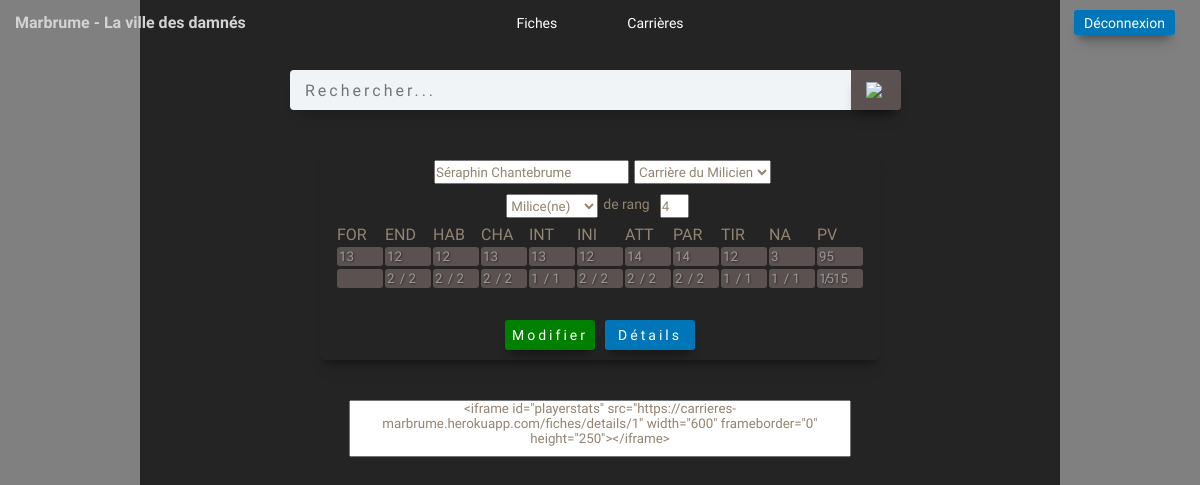
Page /fiches/1 (signed in) on the earlier database version.
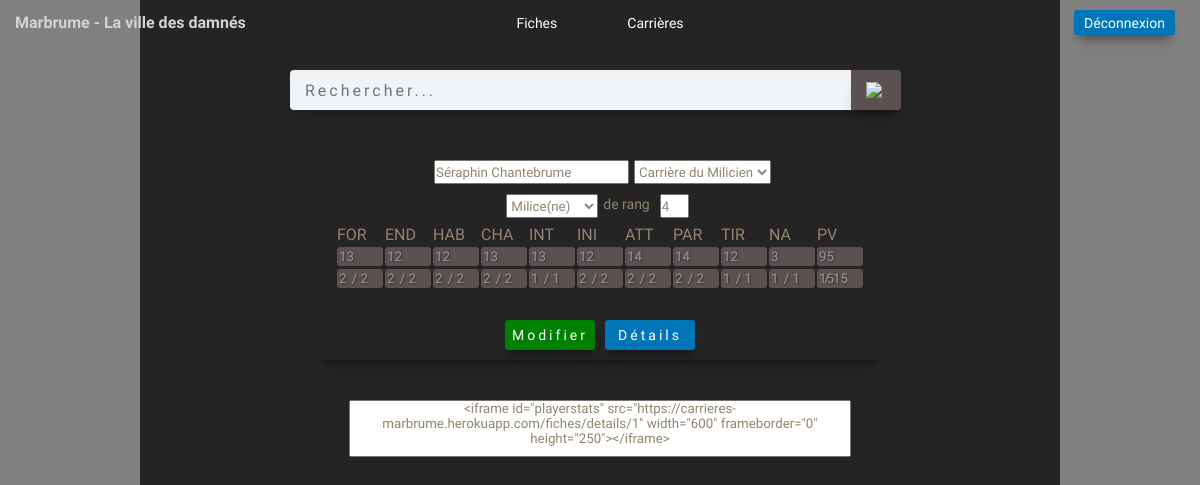
Same page on the later database version.
### carrieres/models.py (models this page shows)
class Carriere(models.Model):
    name = models.CharField(max_length=100, blank=True, null=True)
    rank = models.IntegerField(choices=RANKS, default=1, blank=True, null=True)
    For1 = models.IntegerField(blank=True, null=True)
    End1 = models.IntegerField(blank=True, null=True)
    Hab1 = models.IntegerField(blank=True, null=True)
    Char1 = models.IntegerField(blank=True, null=True)
    Int1 = models.IntegerField(blank=True, null=True)
    Ini1 = models.IntegerField(blank=True, null=True)
    Att1 = models.IntegerField(blank=True, null=True)
    Par1 = models.IntegerField(blank=True, null=True)
    Tir1 = models.IntegerField(blank=True, null=True)
    Na1 = models.IntegerField(blank=True, null=True)
    Pv1 = models.IntegerField(blank=True, null=True)
    For2 = models.IntegerField(blank=True, null=True)
    End2 = models.IntegerField(blank=True, null=True)
    Hab2 = models.IntegerField(blank=True, null=True)
    Char2 = models.IntegerField(blank=True, null=True)
    Int2 = models.IntegerField(blank=True, null=True)
    Ini2 = models.IntegerField(blank=True, null=True)
    Att2 = models.IntegerField(blank=True, null=True)
    Par2 = models.IntegerField(blank=True, null=True)
    Tir2 = models.IntegerField(blank=True, null=True)
    Na2 = models.IntegerField(blank=True, null=True)
    Pv2 = models.IntegerField(blank=True, null=True)
    For3 = models.IntegerField(blank=True, null=True)
    End3 = models.IntegerField(blank=True, null=True)
    Hab3 = models.IntegerField(blank=True, null=True)
    Char3 = models.IntegerField(blank=True, null=True)
    Int3 = models.IntegerField(blank=True, null=True)
    Ini3 = models.IntegerField(blank=True, null=True)
    Att3 = models.IntegerField(blank=True, null=True)
    Par3 = models.IntegerField(blank=True, null=True)
    Tir3 = models.IntegerField(blank=True, null=True)
    Na3 = models.IntegerField(blank=True, null=True)
    Pv3 = models.IntegerField(blank=True, null=True)
    For4 = models.IntegerField(blank=True, null=True)
    End4 = models.IntegerField(blank=True, null=True)
    Hab4 = models.IntegerField(blank=True, null=True)
    Char4 = models.IntegerField(blank=True, null=True)
    Int4 = models.IntegerField(blank=True, null=True)
    Ini4 = models.IntegerField(blank=True, null=True)
    Att4 = models.IntegerField(blank=True, null=True)
    Par4 = models.IntegerField(blank=True, null=True)
    Tir4 = models.IntegerField(blank=True, null=True)
    Na4 = models.IntegerField(blank=True, null=True)
    Pv4 = models.IntegerField(blank=True, null=True)
    created = models.TimeField(auto_now_add=True)
    def __str__(self):
        return self.name

### fiches/models.py (models this page shows, shortened)
class CharacterSheet(models.Model):
    name = models.CharField(max_length=50, blank=True, null=True)
    group = models.CharField(
        max_length=50, choices=CHOICES, default='Groupe', blank=True, null=True)
    rank = models.IntegerField(blank=True, null=True)
    path = models.ForeignKey(Carriere, on_delete=models.SET_NULL, null=True)
    For = models.IntegerField(blank=True, null=True, default=8)
    End = models.IntegerField(blank=True, null=True, default=8)
    Hab = models.IntegerField(blank=True, null=True, default=8)
    Char = models.IntegerField(blank=True, null=True, default=8)
    Int = models.IntegerField(blank=True, null=True, default=8)
    Ini = models.IntegerField(blank=True, null=True, default=8)
    Att = models.IntegerField(blank=True, null=True, default=8)
    Par = models.IntegerField(blank=True, null=True, default=8)
    Tir = models.IntegerField(blank=True, null=True, default=8)
    Na = models.IntegerField(blank=True, null=True, default=1)
    Pv = models.IntegerField(blank=True, null=True, default=60)
    For1V = models.IntegerField(blank=True, null=True, default=0)
    End1V = models.IntegerField(blank=True, null=True, default=0)
    Hab1V = models.IntegerField(blank=True, null=True, default=0)
    Char1V = models.IntegerField(blank=True, null=True, default=0)
    Int1V = models.IntegerField(blank=True, null=True, default=0)
    Ini1V = models.IntegerField(blank=True, null=True, default=0)
    Att1V = models.IntegerField(blank=True, null=True, default=0)
    Par1V = models.IntegerField(blank=True, null=True, default=0)
    Tir1V = models.IntegerField(blank=True, null=True, default=0)
    Na1V = models.IntegerField(blank=True, null=True, default=0)
    Pv1V = models.IntegerField(blank=True, null=True, default=0)
    For2V = models.IntegerField(blank=True, null=True, default=0)
    End2V = models.IntegerField(blank=True, null=True, default=0)
    Hab2V = models.IntegerField(blank=True, null=True, default=0)
    Char2V = models.IntegerField(blank=True, null=True, default=0)
    Int2V = models.IntegerField(blank=True, null=True, default=0)
    Ini2V = models.IntegerField(blank=True, null=True, default=0)
    Att2V = models.IntegerField(blank=True, null=True, default=0)
    Par2V = models.IntegerField(blank=True, null=True, default=0)
    Tir2V = models.IntegerField(blank=True, null=True, default=0)
    Na2V = models.IntegerField(blank=True, null=True, default=0)
    Pv2V = models.IntegerField(blank=True, null=True, default=0)
    For3V = models.IntegerField(blank=True, null=True, default=0)
    End3V = models.IntegerField(blank=True, null=True, default=0)
    Hab3V = models.IntegerField(blank=True, null=True, default=0)
    Char3V = models.IntegerField(blank=True, null=True, default=0)
    Int3V = models.IntegerField(blank=True, null=True, default=0)
    Ini3V = models.IntegerField(blank=True, null=True, default=0)
    Att3V = models.IntegerField(blank=True, null=True, default=0)
    Par3V = models.IntegerField(blank=True, null=True, default=0)
    Tir3V = models.IntegerField(blank=True, null=True, default=0)
    Na3V = models.IntegerField(blank=True, null=True, default=0)
    Pv3V = models.IntegerField(blank=True, null=True, default=0)
    For4V = models.IntegerField(blank=True, null=True, default=0)
    End4V = models.IntegerField(blank=True, null=True, default=0)
    Hab4V = models.IntegerField(blank=True, null=True, default=0)
    Char4V = models.IntegerField(blank=True, null=True, default=0)
    Int4V = models.IntegerField(blank=True, null=True, default=0)
    Ini4V = models.IntegerField(blank=True, null=True, default=0)
    Att4V = models.IntegerField(blank=True, null=True, default=0)
    Par4V = models.IntegerField(blank=True, null=True, default=0)
    Tir4V = models.IntegerField(blank=True, null=True, default=0)
    Na4V = models.IntegerField(blank=True, null=True, default=0)
    Pv4V = models.IntegerField(blank=True, null=True, default=0)
    created = models.TimeField(auto_now_add=True, null=True)
    class Meta:
        ordering = ['-created']

### fiches/views.py (the view)
# urls.py: path('fiches/<str:pk>', views.fiche, name="charsheet"),
@login_required(login_url='login')
def fiche(request, pk):
    fiche = CharacterSheet.objects.get(id=pk)
    form = CharacterSheetForm(instance=fiche)
    carriere = Carriere.objects.get(name=fiche.path)
    page_title = f"Carrière {fiche.name}"
    if request.method == "POST":
        form = CharacterSheetForm(request.POST)
        if form.is_valid():
            fiche = form.save(commit=False)
            fiche.save()
            return redirect('/')
    context = {'page_title': page_title,
               'fiche': fiche, 'form': form, 'carriere': carriere, 'proxy': PROXY, 'url': URL}
    return render(request, 'fiches/fiche_details.html', context)

### fiches/forms.py
class CharacterSheetForm(ModelForm):
    class Meta:
        model = CharacterSheet
        fields = '__all__'

### fiches/templates/fiches/fiche_details.html (shortened to what the changed rows need)
{% extends "base/index.html" %}
{% load static %}
{% block content %}
<div class="container">
    <div class="sheet-container">
        <form action="{% url 'edit' fiche.id %}" method="POST" name="sheet-form">
        <table class="sheet-table">
            <tr>
                {% if fiche.rank == 1 %}
                    <td><input type="number" name="For1V" min="0" max="{{carriere.For1}}" {% if carriere.For1 != None %} value="{{fiche.For1V}}"><input class="sup" type="number" placeholder="/ {{carriere.For1}}">
                        {% endif %}
                    </td>
                    <td><input type="number" name="End1V" min="0" max="{{carriere.End1}}" {% if carriere.End1 != None %} value="{{fiche.End1V}}"><input class="sup" type="number" placeholder="/ {{carriere.End1}}">
                        {% endif %}
                    </td>
                    <td><input type="number" name="Hab1V" min="0" max="{{carriere.Hab1}}" {% if carriere.Hab1 != None %} value="{{fiche.Hab1V}}"><input class="sup" type="number" placeholder="/ {{carriere.Hab1}}">
                        {% endif %}
                    </td>
                    <td><input type="number" name="Char1V" min="0" max="{{carriere.Char1}}" {% if carriere.Char1 != None %} value="{{fiche.Char1V}}"><input class="sup" type="number" placeholder="/ {{carriere.Char1}}">
                        {% endif %}
                    </td>
                    <td><input type="number" name="Int1V" min="0" max="{{carriere.Int1}}" {% if carriere.Int1 != None %} value="{{fiche.Int1V}}"><input class="sup" type="number" placeholder="/ {{carriere.Int1}}">
                        {% endif %}
                    </td>
                    <td><input type="number" name="Ini1V" min="0" max="{{carriere.Ini1}}" {% if carriere.Ini1 != None %} value="{{fiche.Ini1V}}"><input class="sup" type="number" placeholder="/ {{carriere.Ini1}}">
                        {% endif %}
                    </td>
                    <td><input type="number" name="Att1V" min="0" max="{{carriere.Att1}}" {% if carriere.Att1 != None %} value="{{fiche.Att1V}}"><input class="sup" type="number" placeholder="/ {{carriere.Att1}}">
                        {% endif %}
                    </td>
                    <td><input type="number" name="Par1V" min="0" max="{{carriere.Par1}}" {% if carriere.Par1 != None %} value="{{fiche.Par1V}}"><input class="sup" type="number" placeholder="/ {{carriere.Par1}}">
                        {% endif %}
                    </td>
                    <td><input type="number" name="Tir1V" min="0" max="{{carriere.Tir1}}" {% if carriere.Tir1 != None %} value="{{fiche.Tir1V}}"><input class="sup" type="number" placeholder="/ {{carriere.Tir1}}">
                        {% endif %}
                    </td>
                    <td><input type="number" name="Na1V" min="0" max="{{carriere.Na1}}" {% if carriere.Na1 != None %} value="{{fiche.Na1V}}"><input class="sup" type="number" placeholder="/ {{carriere.Na1}}">
                        {% endif %}
                    </td>
                    <td><input type="number" name="Pv1V" min="0" max="{{carriere.Pv1}}" {% if carriere.Pv1 != None %} value="{{fiche.Pv1V}}"><input class="sup" type="number" placeholder="/ {{carriere.Pv1}}">
                        {% endif %}
                    </td>
                {% elif fiche.rank == 4 %}
                    <td><input type="number" name="For4V" min="0" max="{{carriere.For4}}" {% if carriere.For4 != None %} value="{{fiche.For4V}}"><input class="sup" type="number" placeholder="/ {{carriere.For4}}">
                        {% endif %}
                    </td>
                    <td><input type="number" name="End4V" min="0" max="{{carriere.End4}}" {% if carriere.End4 != None %} value="{{fiche.End4V}}"><input class="sup" type="number" placeholder="/ {{carriere.End4}}">
                        {% endif %}
                    </td>
                    <td><input type="number" name="Hab4V" min="0" max="{{carriere.Hab4}}" {% if carriere.Hab4 != None %} value="{{fiche.Hab4V}}"><input class="sup" type="number" placeholder="/ {{carriere.Hab4}}">
                        {% endif %}
                    </td>
                    <td><input type="number" name="Char4V" min="0" max="{{carriere.Char4}}" {% if carriere.Char4 != None %} value="{{fiche.Char4V}}"><input class="sup" type="number" placeholder="/ {{carriere.Char4}}">
                        {% endif %}
                    </td>
                    <td><input type="number" name="Int4V" min="0" max="{{carriere.Int4}}" {% if carriere.Int4 != None %} value="{{fiche.Int4V}}"><input class="sup" type="number" placeholder="/ {{carriere.Int4}}">
                        {% endif %}
                    </td>
                    <td><input type="number" name="Ini4V" min="0" max="{{carriere.Ini4}}" {% if carriere.Ini4 != None %} value="{{fiche.Ini4V}}"><input class="sup" type="number" placeholder="/ {{carriere.Ini4}}">
                        {% endif %}
                    </td>
                    <td><input type="number" name="Att4V" min="0" max="{{carriere.Att4}}" {% if carriere.Att4 != None %} value="{{fiche.Att4V}}"><input class="sup" type="number" placeholder="/ {{carriere.Att4}}">
                        {% endif %}
                    </td>
                    <td><input type="number" name="Par4V" min="0" max="{{carriere.Par4}}" {% if carriere.Par4 != None %} value="{{fiche.Par4V}}"><input class="sup" type="number" placeholder="/ {{carriere.Par4}}">
                        {% endif %}
                    </td>
                    <td><input type="number" name="Tir4V" min="0" max="{{carriere.Tir4}}" {% if carriere.Tir4 != None %} value="{{fiche.Tir4V}}"><input class="sup" type="number" placeholder="/ {{carriere.Tir4}}">
                        {% endif %}
                    </td>
                    <td><input type="number" name="Na4V" min="0" max="{{carriere.Na4}}" {% if carriere.Na4 != None %} value="{{fiche.Na4V}}"><input class="sup" type="number" placeholder="/ {{carriere.Na4}}">
                        {% endif %}
                    </td>
                    <td><input type="number" name="Pv4V" min="0" max="{{carriere.Pv4}}" {% if carriere.Pv4 != None %} value="{{fiche.Pv4V}}"><input class="sup" type="number" placeholder="/ {{carriere.Pv4}}">
                        {% endif %}
                    </td>
                {% endif %}
                </td>
            </tr>
        </table>
    </form>
    </div>
</div>
{% endblock %}

Differences in the rows shown:
changed Carriere: For4V (not shown) → "2"
